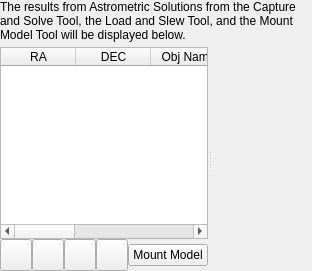
        <widget class="QWidget" name="solutionResults">
         <attribute name="title">
          <string>Solution Results</string>
         </attribute>
         <layout class="QVBoxLayout" name="verticalLayout_11">
          <property name="spacing">
           <number>5</number>
          </property>
          <property name="leftMargin">
           <number>0</number>
          </property>
          <property name="topMargin">
           <number>0</number>
          </property>
          <property name="rightMargin">
           <number>0</number>
          </property>
          <property name="bottomMargin">
           <number>0</number>
          </property>
          <item>
           <widget class="QLabel" name="label_15">
            <property name="sizePolicy">
             <sizepolicy hsizetype="Preferred" vsizetype="Preferred">
              <horstretch>0</horstretch>
              <verstretch>0</verstretch>
             </sizepolicy>
            </property>
            <property name="text">
             <string>&lt;html&gt;&lt;head/&gt;&lt;body&gt;&lt;p&gt;The results from Astrometric Solutions from the Capture and Solve Tool, the Load and Slew Tool, and the Mount Model Tool will be displayed below.&lt;/p&gt;&lt;/body&gt;&lt;/html&gt;</string>
            </property>
            <property name="wordWrap">
             <bool>true</bool>
            </property>
           </widget>
          </item>
          <item>
           <widget class="QSplitter" name="alignSplitter">
            <property name="sizePolicy">
             <sizepolicy hsizetype="Expanding" vsizetype="Expanding">
              <horstretch>0</horstretch>
              <verstretch>0</verstretch>
             </sizepolicy>
            </property>
            <property name="orientation">
             <enum>Qt::Horizontal</enum>
            </property>
            <widget class="QWidget" name="verticalLayoutWidget">
             <layout class="QVBoxLayout" name="verticalLayout_20">
              <property name="spacing">
               <number>0</number>
              </property>
              <property name="rightMargin">
               <number>0</number>
              </property>
              <item>
               <widget class="QTableWidget" name="solutionTable">
                <property name="columnCount">
                 <number>6</number>
                </property>
                <attribute name="horizontalHeaderDefaultSectionSize">
                 <number>75</number>
                </attribute>
                <column>
                 <property name="text">
                  <string>RA</string>
                 </property>
                 <property name="textAlignment">
                  <set>AlignCenter</set>
                 </property>
                </column>
                <column>
                 <property name="text">
                  <string>DEC</string>
                 </property>
                 <property name="textAlignment">
                  <set>AlignCenter</set>
                 </property>
                </column>
                <column>
                 <property name="text">
                  <string>Obj Name</string>
                 </property>
                 <property name="textAlignment">
                  <set>AlignCenter</set>
                 </property>
                </column>
                <column>
                 <property name="text">
                  <string>~~</string>
                 </property>
                 <property name="textAlignment">
                  <set>AlignCenter</set>
                 </property>
                </column>
                <column>
                 <property name="text">
                  <string>dRA</string>
                 </property>
                 <property name="textAlignment">
                  <set>AlignCenter</set>
                 </property>
                </column>
                <column>
                 <property name="text">
                  <string>dDE</string>
                 </property>
                 <property name="textAlignment">
                  <set>AlignCenter</set>
                 </property>
                </column>
               </widget>
              </item>
              <item>
               <layout class="QHBoxLayout" name="horizontalLayout_19">
                <property name="topMargin">
                 <number>0</number>
                </property>
                <item>
                 <widget class="QPushButton" name="clearAllSolutionsB">
                  <property name="minimumSize">
                   <size>
                    <width>32</width>
                    <height>32</height>
                   </size>
                  </property>
                  <property name="maximumSize">
                   <size>
                    <width>32</width>
                    <height>32</height>
                   </size>
                  </property>
                  <property name="toolTip">
                   <string>&lt;html&gt;&lt;head/&gt;&lt;body&gt;&lt;p&gt;Clear all of the solutions from the solutions table.  Be careful because you cannot get them back.&lt;/p&gt;&lt;/body&gt;&lt;/html&gt;</string>
                  </property>
                  <property name="text">
                   <string/>
                  </property>
                 </widget>
                </item>
                <item>
                 <widget class="QPushButton" name="removeSolutionB">
                  <property name="minimumSize">
                   <size>
                    <width>32</width>
                    <height>32</height>
                   </size>
                  </property>
                  <property name="maximumSize">
                   <size>
                    <width>32</width>
                    <height>33</height>
                   </size>
                  </property>
                  <property name="toolTip">
                   <string>&lt;html&gt;&lt;head/&gt;&lt;body&gt;&lt;p&gt;Remove the selected row from the solutions table.  This can be useful for getting rid of results that did not actually solve from the table and/or results that you do not need any more.  It can clean up clutter on both the graph and table.&lt;/p&gt;&lt;/body&gt;&lt;/html&gt;</string>
                  </property>
                  <property name="text">
                   <string/>
                  </property>
                 </widget>
                </item>
                <item>
                 <widget class="QPushButton" name="exportSolutionsCSV">
                  <property name="minimumSize">
                   <size>
                    <width>32</width>
                    <height>32</height>
                   </size>
                  </property>
                  <property name="maximumSize">
                   <size>
                    <width>32</width>
                    <height>33</height>
                   </size>
                  </property>
                  <property name="toolTip">
                   <string>&lt;html&gt;&lt;head/&gt;&lt;body&gt;&lt;p&gt;Export all of the solutions in the Solution Results table to CSV file of your choosing for further analysis in a spreadsheet.&lt;/p&gt;&lt;/body&gt;&lt;/html&gt;</string>
                  </property>
                  <property name="text">
                   <string/>
                  </property>
                 </widget>
                </item>
                <item>
                 <widget class="QPushButton" name="autoScaleGraphB">
                  <property name="minimumSize">
                   <size>
                    <width>32</width>
                    <height>32</height>
                   </size>
                  </property>
                  <property name="maximumSize">
                   <size>
                    <width>32</width>
                    <height>33</height>
                   </size>
                  </property>
                  <property name="toolTip">
                   <string>&lt;html&gt;&lt;head/&gt;&lt;body&gt;&lt;p&gt;Auto scale and center the Solution Results graph.&lt;/p&gt;&lt;/body&gt;&lt;/html&gt;</string>
                  </property>
                  <property name="text">
                   <string/>
                  </property>
                 </widget>
                </item>
                <item>
                 <spacer name="horizontalSpacer_11">
                  <property name="orientation">
                   <enum>Qt::Horizontal</enum>
                  </property>
                  <property name="sizeHint" stdset="0">
                   <size>
                    <width>40</width>
                    <height>20</height>
                   </size>
                  </property>
                 </spacer>
                </item>
                <item>
                 <widget class="QPushButton" name="mountModelB">
                  <property name="toolTip">
                   <string>&lt;html&gt;&lt;head/&gt;&lt;body&gt;&lt;p&gt;Launch the mount model tool. This tool enables you to create pre-programmed list of points to go to and solve. It can aid in building a pointing model for better accuracy.&lt;/p&gt;&lt;/body&gt;&lt;/html&gt;</string>
                  </property>
                  <property name="text">
                   <string>Mount Model</string>
                  </property>
                 </widget>
                </item>
               </layout>
              </item>
             </layout>
            </widget>
            <widget class="QCustomPlot" name="alignPlot">
             <property name="sizePolicy">
              <sizepolicy hsizetype="Expanding" vsizetype="Expanding">
               <horstretch>0</horstretch>
               <verstretch>0</verstretch>
              </sizepolicy>
             </property>
             <property name="minimumSize">
              <size>
               <width>100</width>
               <height>100</height>
              </size>
             </property>
             <property name="baseSize">
              <size>
               <width>190</width>
               <height>190</height>
              </size>
             </property>
            </widget>
           </widget>
          </item>
         </layout>
        </widget>
